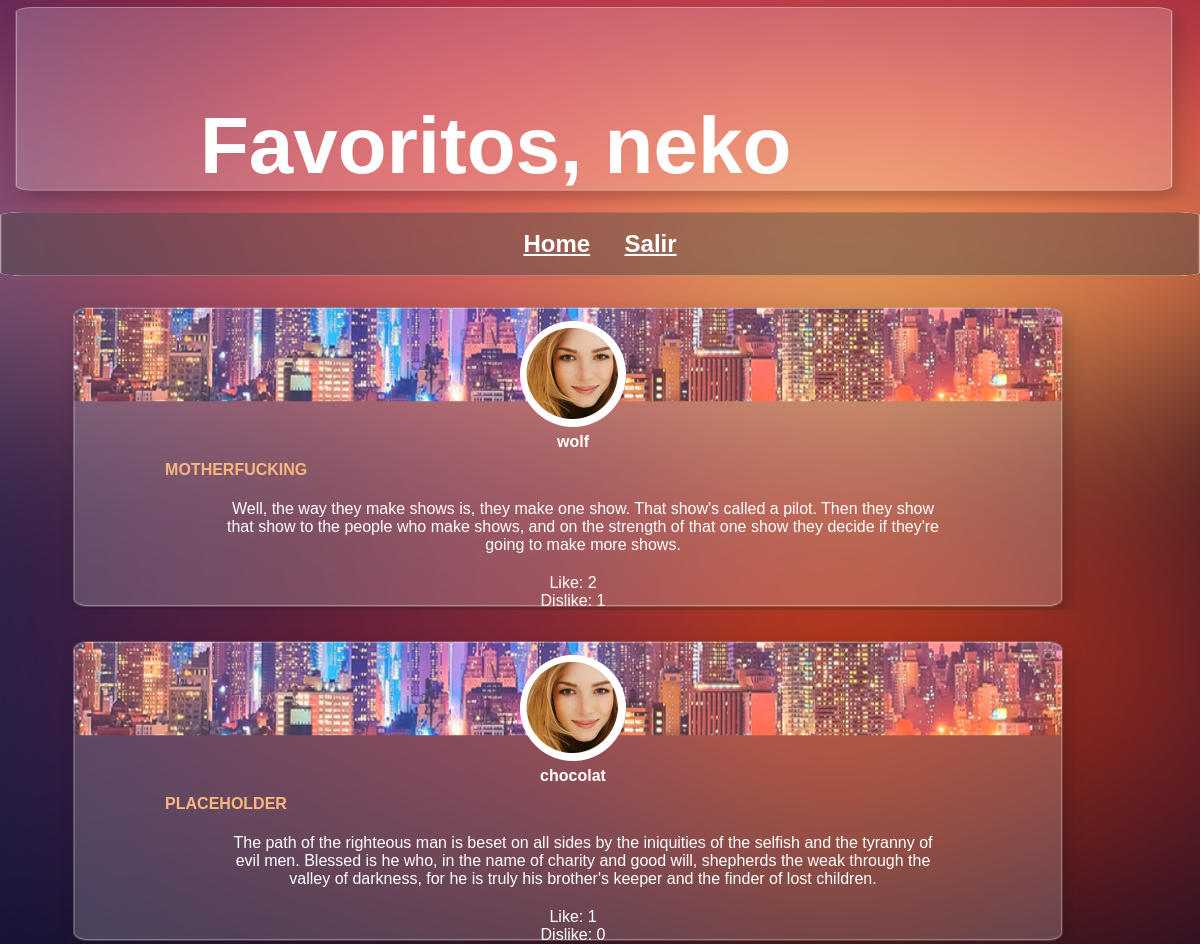
Page /favoritos.php (signed in) on the committed database.
### tables this page shows
CREATE TABLE IF NOT EXISTS `post` (
`Id_mensaje` int(11) NOT NULL,
  `Id_usuario` int(255) NOT NULL,
  `Titulo` text,
  `Post` text
);

CREATE TABLE IF NOT EXISTS `usuarios` (
`Id` int(12) NOT NULL,
  `Nombre` varchar(20) NOT NULL,
  `password` varchar(10) NOT NULL,
  `URL` text
);

### favoritos.php (the view, shortened to what this page needs)
<!DOCTYPE html>
<html>
	<head>
		<link rel="stylesheet" href="css/style.css">
	</head>
<body>
	<header>
		<div id="nombre">
			<?php
				include_once("includes/database.php");
				echo "<h1 >";
				echo "Favoritos,  ".$_SESSION['user'];
				echo "</h1>";
			?>
		</div>
	</header>
	<div class="container">
			<div class="navegacion">
				<nav>
					<ul class="list-inline list">
							<li class="lista"><a href="index.php"><h2>Home</h2></a></li>
							<li class="lista"><a href="logout.php"><h2>Salir</h2></a></li>
						</ul>
				</nav>
		</div>
	</div>
	<?php
		$ID =mysql_query("SELECT usuarios.Id FROM mensajes.usuarios WHERE usuarios.Nombre='".$_SESSION['user']."'");
		while ($row = mysql_fetch_array($ID)) {
			$idUser = $row["Id"];
		}
		$mens = mysql_query("SELECT usuarios.Nombre, usuarios.URL, post.Titulo, post.Post, post.Id_mensaje FROM mensajes.usuarios JOIN mensajes.post ON post.Id_usuario = usuarios.Id JOIN mensajes.favoritos ON favoritos.Id_post = post.Id_mensaje WHERE favoritos.Id_usuario = '$idUser'");
		while ($row = mysql_fetch_array($mens)) {
			$url = $row["URL"];
			$nombre = $row["Nombre"];
			$post =$row["Post"];
			$titulo = $row["Titulo"];
				echo "<div class='contenedor'>";
					echo "<div class='post'>";
						echo "<div class='user'>";
							echo "<img src='$url' alt='usuario'>";
							echo "<form name='form' action='perfil.php' method='POST'>";
							echo "<a>$nombre</a>";
							echo "<br    />";
						echo "</div>";
						echo "<div class='titulo'>$titulo</div>";
						echo "<div class='content'>$post</div>";
						$likes= "SELECT count(*) AS numLikes FROM mensajes.likes WHERE id_post='".$row["Id_mensaje"]."'";
						$rNumLikes = mysqli_query($cons,$likes);
							while($rowB = mysqli_fetch_array($rNumLikes)){
								$numLikes = $rowB["numLikes"];
								echo "<div class='likes'>";
								echo "Like: $numLikes";
								echo "</div>";
							}
						$dislike= "SELECT count(*) AS numDislike FROM mensajes.dislike WHERE id_post='".$row["Id_mensaje"]."'";
						$rNumDislike = mysqli_query($cons,$dislike);
							while($rowC = mysqli_fetch_array($rNumDislike)){
								$numDislike = $rowC["numDislike"];
								echo "<div class='Dislikes'>";
								echo "Dislike: $numDislike";
								echo "</div>";
							}
					echo "</div>";
					echo "</div>";
		}
		 ?>
</body>
</html>

### css/style.css (style rules this page uses)
* { font-family: 'Helvetica', cursive; margin: 0; padding: 0; }
body { background: #ecf0f1; background: url("imagenes/fondo.png"); background-repeat: no-repeat; background-size: 100% 100%; }
header { background: url("imagenes/mensaje.png"); background-size: 100% 100%; background-repeat: no-repeat; }
#nombre { padding-top: 100px; padding-left: 200px; padding-bottom: 20px; color: white; font-size: 40px; }
.navegacion nav { background: url("imagenes/header.png"); background-size: 100% 100%; text-align: center; }
nav li { display: inline-block; margin: 0 15px 0 15px; }
nav a { color: white; margin: 0 15px 0 15px; }
.contenedor { margin: auto; width: 90%; }
.contenedor img { margin-top: 25px; width: 50% }
.post { background: url("imagenes/mensajeDos.png"); background-size: 100% 110%; color: white; display: inline-block; text-align: center; margin-top: 20px; width: 95%; }
.post a { color: white; display: inline-block; text-align: center; margin-top: 2px; width: 95%; }
.user { display: inline-block; font-weight: bold; }
.titulo { display: inline-block; text-align: left; margin-left:5px; margin-top:10px; width: 80%; font-weight: bold; color:#f9b87e; }
.content { display: inline-block; margin-left: 20px; margin-top: 1px; padding: 20px; vertical-align: top; width: 70%; }

### rows in the picture
post: Id_usuario.URL (picture), Id_usuario.Nombre "wolf", Titulo "MOTHERFUCKING", Post "Well, the way they make shows is, they make one show. That show's called a pilot. Then they show that show to the people who make shows, and on the strength of that one show they decide if they're going to make more shows.", numLikes "2", numDislike "1"
post: Id_usuario.URL (picture), Id_usuario.Nombre "chocolat", Titulo "PLACEHOLDER", Post "The path of the righteous man is beset on all sides by the iniquities of the selfish and the tyranny of evil men. Blessed is he who, in the name of charity and good will, shepherds the weak through the valley of darkness, for he is truly his brother's keeper and the finder of lost children.", numLikes "1", numDislike "0"

### other values in the picture
$_SESSION['user'] "neko"
